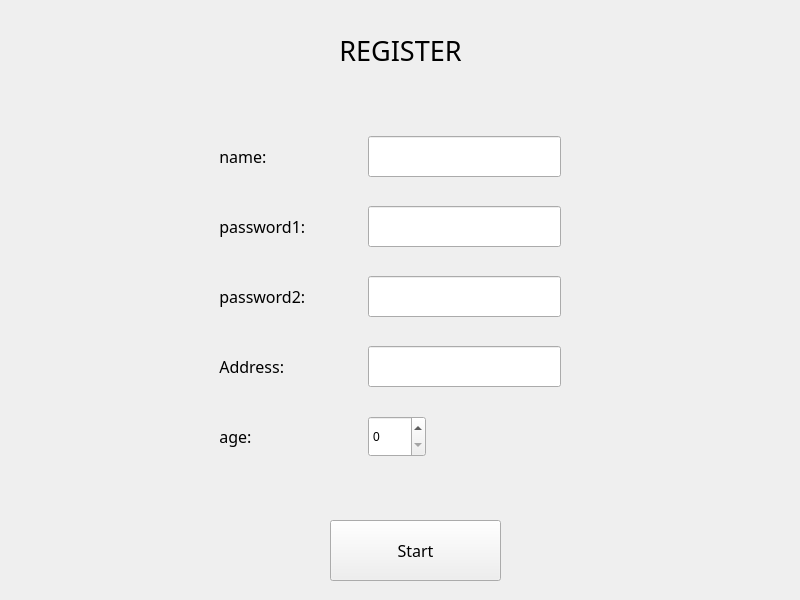
<?xml version="1.0" encoding="UTF-8"?>
<ui version="4.0">
 <class>Form</class>
 <widget class="QWidget" name="Form">
  <property name="geometry">
   <rect>
    <x>0</x>
    <y>0</y>
    <width>800</width>
    <height>600</height>
   </rect>
  </property>
  <property name="windowTitle">
   <string>Form</string>
  </property>
  <widget class="QPushButton" name="start">
   <property name="geometry">
    <rect>
     <x>330</x>
     <y>520</y>
     <width>171</width>
     <height>61</height>
    </rect>
   </property>
   <property name="font">
    <font>
     <family>Helvetica-Condensed-Black-Se</family>
     <pointsize>12</pointsize>
    </font>
   </property>
   <property name="text">
    <string>Start</string>
   </property>
  </widget>
  <widget class="QLabel" name="label">
   <property name="geometry">
    <rect>
     <x>290</x>
     <y>10</y>
     <width>221</width>
     <height>81</height>
    </rect>
   </property>
   <property name="font">
    <font>
     <family>Helvetica-Condensed-Black-Se</family>
     <pointsize>20</pointsize>
    </font>
   </property>
   <property name="text">
    <string>REGISTER</string>
   </property>
   <property name="alignment">
    <set>Qt::AlignCenter</set>
   </property>
  </widget>
  <widget class="QLabel" name="label_5">
   <property name="geometry">
    <rect>
     <x>211</x>
     <y>346</y>
     <width>101</width>
     <height>41</height>
    </rect>
   </property>
   <property name="font">
    <font>
     <family>Helvetica-Condensed-Black-Se</family>
     <pointsize>12</pointsize>
    </font>
   </property>
   <property name="text">
    <string>  Address:</string>
   </property>
  </widget>
  <widget class="QLabel" name="label_4">
   <property name="geometry">
    <rect>
     <x>211</x>
     <y>276</y>
     <width>148</width>
     <height>41</height>
    </rect>
   </property>
   <property name="font">
    <font>
     <family>Helvetica-Condensed-Black-Se</family>
     <pointsize>12</pointsize>
    </font>
   </property>
   <property name="text">
    <string>  password2:  </string>
   </property>
  </widget>
  <widget class="QLabel" name="label_2">
   <property name="geometry">
    <rect>
     <x>211</x>
     <y>136</y>
     <width>110</width>
     <height>41</height>
    </rect>
   </property>
   <property name="font">
    <font>
     <family>Helvetica-Condensed-Black-Se</family>
     <pointsize>12</pointsize>
    </font>
   </property>
   <property name="text">
    <string>  name:   </string>
   </property>
  </widget>
  <widget class="QLabel" name="label_3">
   <property name="geometry">
    <rect>
     <x>211</x>
     <y>206</y>
     <width>148</width>
     <height>41</height>
    </rect>
   </property>
   <property name="font">
    <font>
     <family>Helvetica-Condensed-Black-Se</family>
     <pointsize>12</pointsize>
    </font>
   </property>
   <property name="text">
    <string>  password1:  </string>
   </property>
  </widget>
  <widget class="QLabel" name="label_6">
   <property name="geometry">
    <rect>
     <x>211</x>
     <y>416</y>
     <width>116</width>
     <height>41</height>
    </rect>
   </property>
   <property name="font">
    <font>
     <family>Helvetica-Condensed-Black-Se</family>
     <pointsize>12</pointsize>
    </font>
   </property>
   <property name="text">
    <string>  age:     </string>
   </property>
  </widget>
  <widget class="QLineEdit" name="name">
   <property name="geometry">
    <rect>
     <x>368</x>
     <y>136</y>
     <width>193</width>
     <height>41</height>
    </rect>
   </property>
   <property name="baseSize">
    <size>
     <width>0</width>
     <height>0</height>
    </size>
   </property>
  </widget>
  <widget class="QLineEdit" name="passowrd1">
   <property name="geometry">
    <rect>
     <x>368</x>
     <y>206</y>
     <width>193</width>
     <height>41</height>
    </rect>
   </property>
  </widget>
  <widget class="QLineEdit" name="password2">
   <property name="geometry">
    <rect>
     <x>368</x>
     <y>276</y>
     <width>193</width>
     <height>41</height>
    </rect>
   </property>
  </widget>
  <widget class="QLineEdit" name="address">
   <property name="enabled">
    <bool>true</bool>
   </property>
   <property name="geometry">
    <rect>
     <x>368</x>
     <y>346</y>
     <width>193</width>
     <height>41</height>
    </rect>
   </property>
   <property name="tabletTracking">
    <bool>false</bool>
   </property>
  </widget>
  <widget class="QSpinBox" name="age">
   <property name="geometry">
    <rect>
     <x>368</x>
     <y>416</y>
     <width>58</width>
     <height>41</height>
    </rect>
   </property>
   <property name="maximum">
    <number>150</number>
   </property>
  </widget>
 </widget>
 <resources/>
 <connections/>
</ui>
